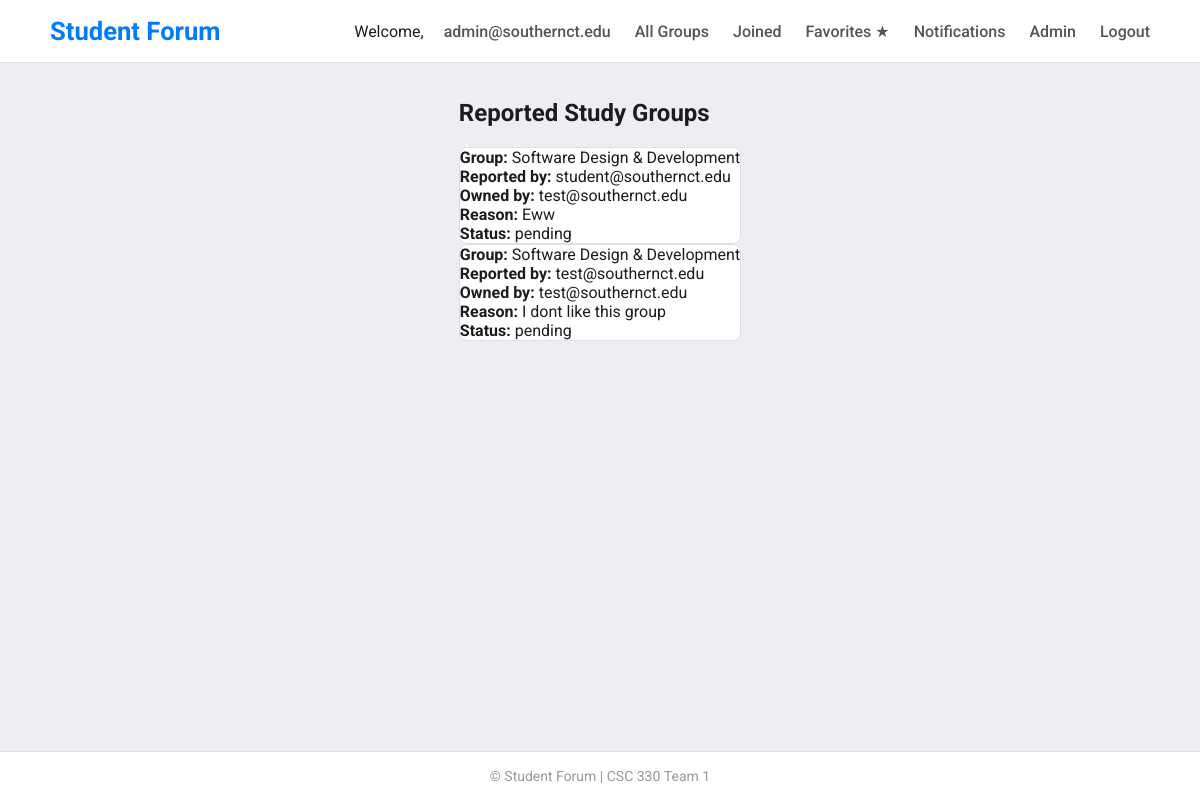
/admin/group-reports (signed in), run on the app's committed database.
### app/models.py (models this page shows, shortened)
class User(UserMixin, db.Model):
    id = db.Column(db.Integer, primary_key=True)
    email = db.Column(db.String(120), unique=True, nullable=False) #username not required use email
    password = db.Column(db.String(128), nullable=False)
    name = db.Column(db.String(100))
    major = db.Column(db.String(100))
    is_admin = db.Column(db.Boolean, default=False)
    is_verified = db.Column(db.Boolean, default=False)
    owned_groups = db.relationship('StudyGroup', backref='owner', foreign_keys='StudyGroup.op_id')
    posts = db.relationship('Post', backref='author', foreign_keys='Post.user_id')
    joined_groups   = db.relationship("StudyGroup", secondary=group_members,
                                      backref=db.backref("members", lazy="dynamic"))
    favorite_groups = db.relationship("StudyGroup", secondary=favorite_groups,
                                      backref=db.backref("fans",    lazy="dynamic"))

class Report(db.Model):
    report_id = db.Column(db.Integer, primary_key=True)
    reporter_id = db.Column(db.Integer, db.ForeignKey('user.id'), nullable=False)
    violator_id = db.Column(db.Integer, db.ForeignKey('user.id'), nullable=False)
    reason = db.Column(db.Text, nullable=False)
    status = db.Column(db.String(20), default='pending')
    created_at = db.Column(db.DateTime, default=datetime.utcnow)
    group_id = db.Column(db.Integer, db.ForeignKey('study_group.id'))
    reporter = db.relationship('User', foreign_keys=[reporter_id], backref='filed_reports')
    violator = db.relationship('User', foreign_keys=[violator_id], backref='received_reports')
    group = db.relationship('StudyGroup', backref='reports')

class StudyGroup(db.Model):
    id = db.Column(db.Integer, primary_key=True)
    subject = db.Column(db.String(100), nullable=False)
    course = db.Column(db.String(100), nullable=False)
    description = db.Column(db.Text)
    time = db.Column(db.String(100))
    title = db.Column(db.String(100))
    tags = db.Column(db.String(200))
    op_id = db.Column(db.Integer, db.ForeignKey('user.id'))
    created_at = db.Column(db.DateTime, default=datetime.utcnow)
    threads = db.relationship('Thread', backref='study_group', lazy=True)

### app/admin.py (the view)
@admin_bp.route("/group-reports")
def group_reports():
    reports = Report.query.filter(Report.group_id.isnot(None)).order_by(Report.created_at.desc()).all()
    return render_template("admin_group_reports.html", reports=reports)

### app/__init__.py (called while the page is built)
def create_app():
    app = Flask(__name__)
    app.config.from_object(Config)
    db.init_app(app)
    login_manager.init_app(app)
    csrf.init_app(app)
    @app.context_processor
    def inject_csrf_token():
        return dict(csrf_token=generate_csrf)
    from . import routes
    app.register_blueprint(routes.bp)
    from . import admin
    app.register_blueprint(admin.admin_bp)
    @app.context_processor
    def notification_count():
        from flask_login import current_user
        if current_user.is_authenticated:
            from .models import Notification
            count = Notification.query.filter_by(user_id=current_user.id, is_read=False).count()
            return {'notification_count': count}
        return {'notification_count': 0}
    with app.app_context():
        db.create_all()
    return app

### app/admin.py (called while the page is built)
@admin_bp.before_request
def check_admin():
    if not current_user.is_authenticated or not current_user.is_admin:
        flash("You don't have permission to access the admin panel.", "danger")
        return redirect(url_for("main.index"))

### app/models.py (called while the page is built)
@login_manager.user_loader
def load_user(user_id):
    return User.query.get(int(user_id))

### app/templates/admin_group_reports.html (shortened to what this page needs)
{% extends "base.html" %}
{% block content %}
  <h2>Reported Study Groups</h2>
  {% for report in reports %}
    <div class="card my-3 p-3">
      <strong>Group:</strong> {{ report.group.title }}<br>
      <strong>Reported by:</strong> {{ report.reporter.email }}<br>
      <strong>Owned by:</strong> {{ report.group.owner.email }}<br>
      <strong>Reason:</strong> {{ report.reason }}<br>
      <strong>Status:</strong> {{ report.status }}
    </div>
  {% else %}
    <p>No reports filed.</p>
  {% endfor %}
{% endblock %}

### app/templates/base.html (shortened to what this page needs)
<!DOCTYPE html>
<html lang="en">
  <head>
    <link
      rel="stylesheet"
      href="{{ url_for('static', filename='css/style.css') }}"
    />
  </head>
  <body>
    <nav>
      <div class="nav-container">
        <a href="{{ url_for('main.home') }}" class="nav-brand">Student Forum</a>
        <div class="nav-links">
          {% if current_user.is_authenticated %}
          <span class="welcome">
            Welcome,<a href="{{ url_for('main.view_profile') }}"
              >{{ current_user.email }}</a
            >
          </span>
          <a href="{{ url_for('main.browse_listings') }}">All&nbsp;Groups</a>
          <a href="{{ url_for('main.joined_groups') }}">Joined</a>
          <a href="{{ url_for('main.favorite_groups') }}">Favorites&nbsp;★</a>
          <a href="{{ url_for('main.view_notifications') }}">
            Notifications
          </a>
          {% if current_user.is_admin %}
          <a href="{{ url_for('admin.index') }}">Admin</a>
          {% endif %}
          <a href="{{ url_for('main.logout') }}">Logout</a>
          {% else %}
          <a href="{{ url_for('main.index') }}">Home</a>
          <a href="{{ url_for('main.login') }}">Login</a>
          <a href="{{ url_for('main.register') }}">Register</a>
          {% endif %}
        </div>
      </div>
    </nav>
    <div class="container">
       {% block content %}{% endblock %}
    </div>
    <footer>&copy; {{ current_year }} Student Forum | CSC 330 Team 1</footer>
  </body>
</html>

### app/static/css/style.css (style rules this page uses)
body { font-family: 'Roboto', sans-serif; background-color: #eceef1; color: #1c1c1c; margin: 0; display: flex; flex-direction: column; min-height: 100vh; }
nav { background-color: #fff; padding: 1rem 2rem; border-bottom: 1px solid #e0e0e0; }
.nav-container { display: flex; justify-content: space-between; align-items: center; max-width: 1100px; margin: auto; }
.nav-brand { font-size: 1.6rem; font-weight: 700; color: #007bff; text-decoration: none; }
.nav-links a { margin-left: 1.25rem; text-decoration: none; font-weight: 500; font-size: 1rem; color: #555; transition: color 0.2s; }
.container { flex: 1; max-width: 900px; margin: auto; padding: 1rem; }
.card { background-color: #ffffff; border: 1px solid #e0e0e0; border-radius: 8px; transition: box-shadow 0.2s ease, transform 0.2s ease; }
footer { text-align: center; padding: 1rem; font-size: 0.875rem; color: #999; border-top: 1px solid #e0e0e0; background-color: #fff; }

### data on the page
User: email "admin@southernct.edu"
Report: group "Software Design & Development", reporter.email "student@southernct.edu", group.owner.email "test@southernct.edu", reason "Eww", status "pending"
Report: group "Software Design & Development", reporter.email "test@southernct.edu", group.owner.email "test@southernct.edu", reason "I dont like this group", status "pending"
